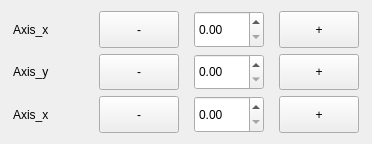
<?xml version="1.0" encoding="UTF-8"?>
<ui version="4.0">
 <class>Form</class>
 <widget class="QWidget" name="Form">
  <property name="geometry">
   <rect>
    <x>0</x>
    <y>0</y>
    <width>372</width>
    <height>144</height>
   </rect>
  </property>
  <property name="sizePolicy">
   <sizepolicy hsizetype="Expanding" vsizetype="Expanding">
    <horstretch>0</horstretch>
    <verstretch>0</verstretch>
   </sizepolicy>
  </property>
  <property name="windowTitle">
   <string>Form</string>
  </property>
  <property name="styleSheet">
   <string notr="true"/>
  </property>
  <layout class="QVBoxLayout" name="verticalLayout">
   <item>
    <layout class="QHBoxLayout" name="horizontalLayout_3" stretch="0,0,0,0">
     <property name="spacing">
      <number>15</number>
     </property>
     <property name="leftMargin">
      <number>2</number>
     </property>
     <property name="rightMargin">
      <number>2</number>
     </property>
     <item>
      <widget class="QLabel" name="ui_label_x">
       <property name="sizePolicy">
        <sizepolicy hsizetype="Preferred" vsizetype="Expanding">
         <horstretch>0</horstretch>
         <verstretch>0</verstretch>
        </sizepolicy>
       </property>
       <property name="text">
        <string>Axis_x</string>
       </property>
      </widget>
     </item>
     <item>
      <widget class="QPushButton" name="ui_button_x_minus">
       <property name="sizePolicy">
        <sizepolicy hsizetype="Minimum" vsizetype="Expanding">
         <horstretch>0</horstretch>
         <verstretch>0</verstretch>
        </sizepolicy>
       </property>
       <property name="text">
        <string>-</string>
       </property>
      </widget>
     </item>
     <item>
      <widget class="QDoubleSpinBox" name="ui_spin_x">
       <property name="sizePolicy">
        <sizepolicy hsizetype="Minimum" vsizetype="Expanding">
         <horstretch>0</horstretch>
         <verstretch>0</verstretch>
        </sizepolicy>
       </property>
      </widget>
     </item>
     <item>
      <widget class="QPushButton" name="ui_button_x_plus">
       <property name="sizePolicy">
        <sizepolicy hsizetype="Minimum" vsizetype="Expanding">
         <horstretch>0</horstretch>
         <verstretch>0</verstretch>
        </sizepolicy>
       </property>
       <property name="text">
        <string>+</string>
       </property>
      </widget>
     </item>
    </layout>
   </item>
   <item>
    <layout class="QHBoxLayout" name="horizontalLayout_2" stretch="0,0,0,0">
     <property name="spacing">
      <number>15</number>
     </property>
     <property name="leftMargin">
      <number>2</number>
     </property>
     <property name="rightMargin">
      <number>2</number>
     </property>
     <item>
      <widget class="QLabel" name="ui_label_y">
       <property name="sizePolicy">
        <sizepolicy hsizetype="Expanding" vsizetype="Expanding">
         <horstretch>0</horstretch>
         <verstretch>0</verstretch>
        </sizepolicy>
       </property>
       <property name="text">
        <string>Axis_y</string>
       </property>
      </widget>
     </item>
     <item>
      <widget class="QPushButton" name="ui_button_y_minus">
       <property name="sizePolicy">
        <sizepolicy hsizetype="Expanding" vsizetype="Expanding">
         <horstretch>0</horstretch>
         <verstretch>0</verstretch>
        </sizepolicy>
       </property>
       <property name="text">
        <string>-</string>
       </property>
      </widget>
     </item>
     <item>
      <widget class="QDoubleSpinBox" name="ui_spin_y">
       <property name="sizePolicy">
        <sizepolicy hsizetype="Expanding" vsizetype="Expanding">
         <horstretch>0</horstretch>
         <verstretch>0</verstretch>
        </sizepolicy>
       </property>
      </widget>
     </item>
     <item>
      <widget class="QPushButton" name="ui_button_y_plus">
       <property name="sizePolicy">
        <sizepolicy hsizetype="Expanding" vsizetype="Expanding">
         <horstretch>0</horstretch>
         <verstretch>0</verstretch>
        </sizepolicy>
       </property>
       <property name="text">
        <string>+</string>
       </property>
      </widget>
     </item>
    </layout>
   </item>
   <item>
    <layout class="QHBoxLayout" name="horizontalLayout" stretch="0,0,0,0">
     <property name="spacing">
      <number>15</number>
     </property>
     <property name="leftMargin">
      <number>2</number>
     </property>
     <property name="rightMargin">
      <number>2</number>
     </property>
     <item>
      <widget class="QLabel" name="label_z">
       <property name="sizePolicy">
        <sizepolicy hsizetype="Expanding" vsizetype="Expanding">
         <horstretch>0</horstretch>
         <verstretch>0</verstretch>
        </sizepolicy>
       </property>
       <property name="text">
        <string>Axis_x</string>
       </property>
      </widget>
     </item>
     <item>
      <widget class="QPushButton" name="ui_button_z_minus">
       <property name="sizePolicy">
        <sizepolicy hsizetype="Expanding" vsizetype="Expanding">
         <horstretch>0</horstretch>
         <verstretch>0</verstretch>
        </sizepolicy>
       </property>
       <property name="text">
        <string>-</string>
       </property>
      </widget>
     </item>
     <item>
      <widget class="QDoubleSpinBox" name="ui_spin_z">
       <property name="sizePolicy">
        <sizepolicy hsizetype="Expanding" vsizetype="Expanding">
         <horstretch>0</horstretch>
         <verstretch>0</verstretch>
        </sizepolicy>
       </property>
      </widget>
     </item>
     <item>
      <widget class="QPushButton" name="ui_button_z_plus">
       <property name="sizePolicy">
        <sizepolicy hsizetype="Expanding" vsizetype="Expanding">
         <horstretch>0</horstretch>
         <verstretch>0</verstretch>
        </sizepolicy>
       </property>
       <property name="text">
        <string>+</string>
       </property>
      </widget>
     </item>
    </layout>
   </item>
  </layout>
 </widget>
 <resources/>
 <connections/>
</ui>
